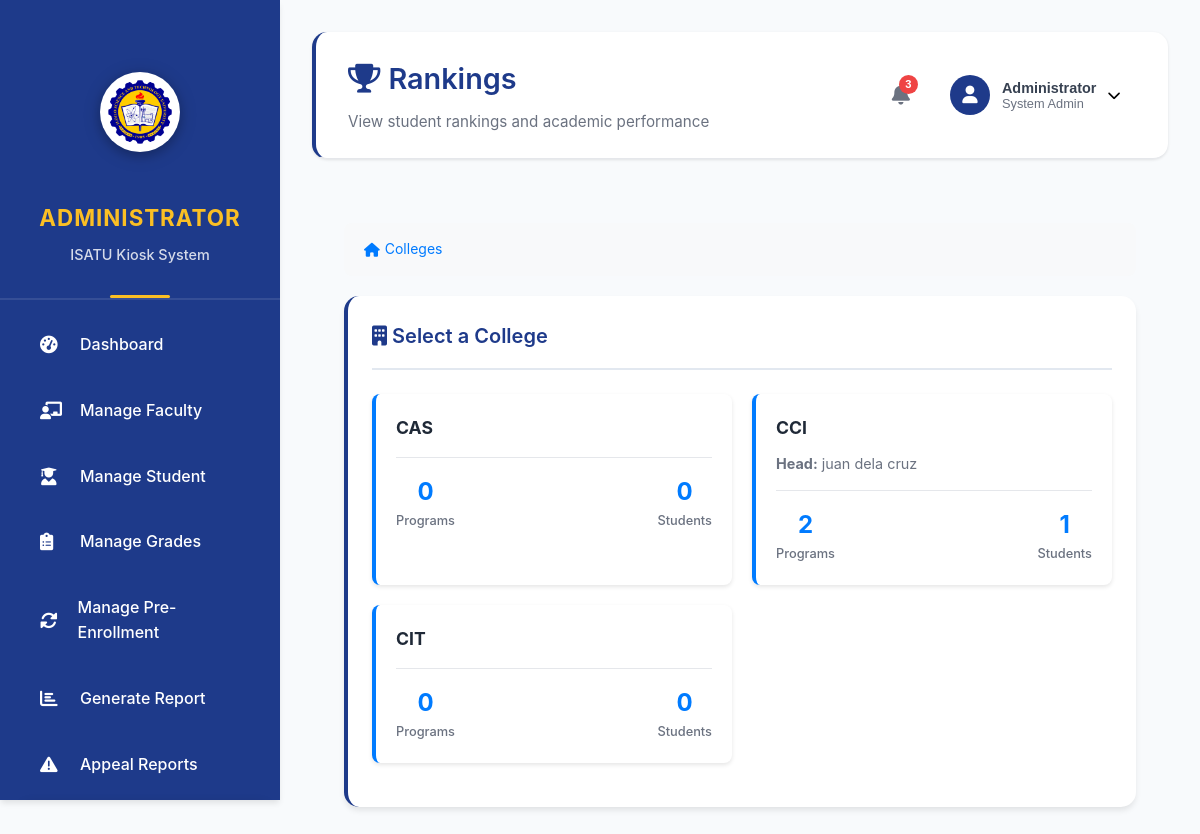
/view/rankings.php (signed in), run on an earlier commit of the app's database.
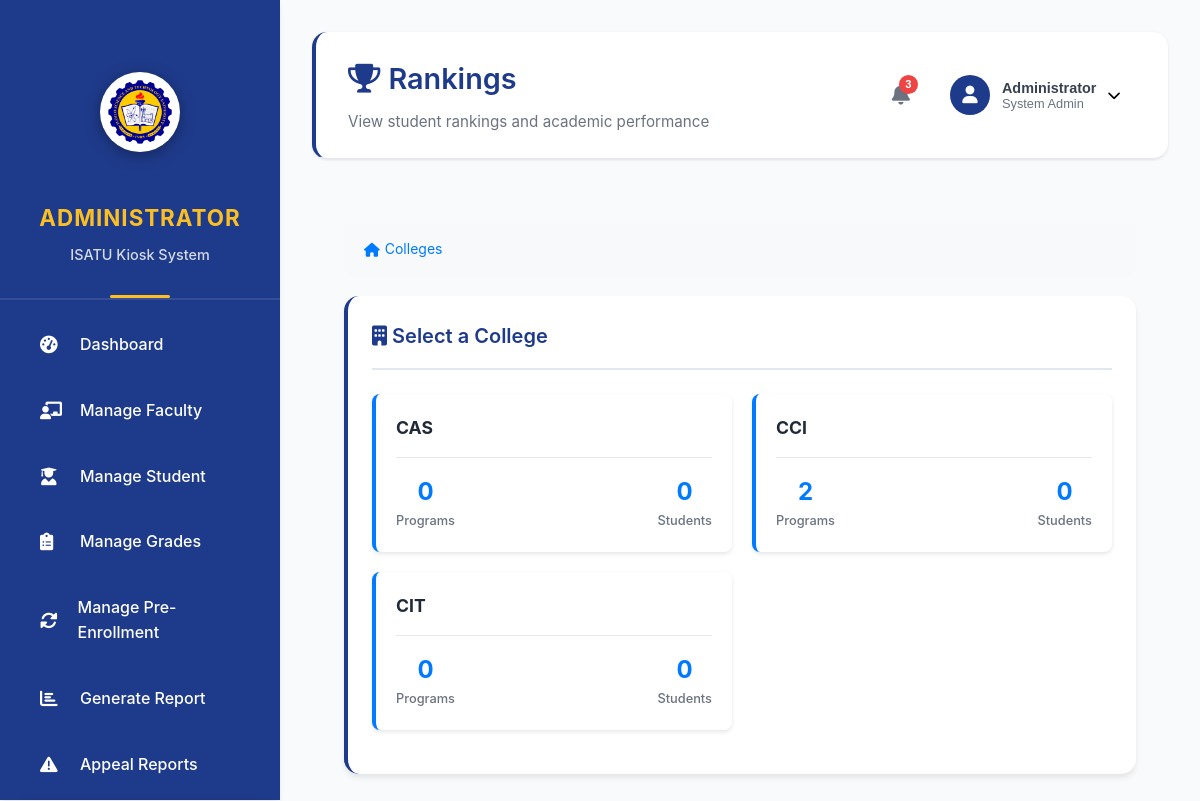
And on a later commit of the database.
### tables this page shows
CREATE TABLE `departments` (
  `id` int(11) NOT NULL,
  `name` varchar(100) NOT NULL,
  `code` varchar(10) NOT NULL,
  `description` text DEFAULT NULL,
  `head_faculty_id` int(11) DEFAULT NULL,
  `created_at` timestamp NOT NULL DEFAULT current_timestamp(),
  `status` enum('active','inactive') DEFAULT 'active'
);

CREATE TABLE `users` (
  `id` int(11) NOT NULL,
  `username` varchar(50) NOT NULL,
  `email` varchar(100) NOT NULL,
  `password` varchar(255) NOT NULL,
  `first_name` varchar(50) NOT NULL,
  `last_name` varchar(50) NOT NULL,
  `role` enum('administrator','faculty','student') NOT NULL,
  `status` enum('active','inactive','suspended') DEFAULT 'active',
  `student_id` varchar(20) DEFAULT NULL,
  `employee_id` varchar(20) DEFAULT NULL,
  `birth_date` date DEFAULT NULL,
  `gender` enum('male','female','other') DEFAULT NULL,
  `address` text DEFAULT NULL,
  `contact_number` varchar(20) DEFAULT NULL,
  `emergency_contact` varchar(100) DEFAULT NULL,
  `emergency_phone` varchar(20) DEFAULT NULL,
  `profile_image` varchar(255) DEFAULT NULL,
  `created_at` timestamp NOT NULL DEFAULT current_timestamp(),
  `updated_at` timestamp NOT NULL DEFAULT current_timestamp() ON UPDATE current_timestamp()
);

### view/rankings.php (the view, shortened to what this page needs)
<?php
require_once '../config/database.php';
$department_id = isset($_GET['department_id']) ? (int)$_GET['department_id'] : null;
$program_id = isset($_GET['program_id']) ? (int)$_GET['program_id'] : null;
$departments = [];
try {
    if (!$department_id) {
        $stmt = $pdo->prepare("
            SELECT d.*, u.first_name, u.last_name,
                   COUNT(DISTINCT p.id) as program_count,
                   COUNT(DISTINCT s.id) as student_count
            FROM departments d
            LEFT JOIN users u ON d.head_faculty_id = u.id
            LEFT JOIN programs p ON d.id = p.department_id AND p.status = 'active'
            LEFT JOIN student_profiles sp ON p.id = sp.program_id
            LEFT JOIN users s ON sp.user_id = s.id AND s.role = 'student' AND s.status = 'active'
            WHERE d.status = 'active'
            GROUP BY d.id
            ORDER BY d.name
        ");
        $stmt->execute();
        $departments = $stmt->fetchAll(PDO::FETCH_ASSOC);
    }
} catch (PDOException $e) {
    error_log("Database error in rankings.php: " . $e->getMessage());
    $message = 'Error loading data: ' . $e->getMessage();
    $message_type = 'error';
}
?>
<!DOCTYPE html>
<html lang="en">
<head>
    <link href="https://cdnjs.cloudflare.com/ajax/libs/font-awesome/6.0.0/css/all.min.css" rel="stylesheet">
    <link href="../assets/css/admin_dashboard.css" rel="stylesheet">
</head>
<body>
    <div class="admin-layout">
        <?php include '../includes/sidebar.php'; ?>
        <div class="main-content">
            <?php include '../includes/header.php'; ?>
            <div class="dashboard-content">
                <div class="breadcrumb">
                    <a href="?">
                        <i class="fas fa-home"></i>
                        Colleges
                    </a>
                </div>
                <?php if (!$department_id): ?>
                    <div class="dashboard-card">
                        <div class="card-header">
                            <h3 class="card-title">
                                <i class="fas fa-building"></i> Select a College
                            </h3>
                        </div>
                        <div class="card-content">
                            <?php if (empty($departments)): ?>
                                <div class="empty-state">
                                    <i class="fas fa-building"></i>
                                    <h3>No Colleges Found</h3>
                                    <p>No active colleges are available.</p>
                                </div>
                            <?php else: ?>
                                <div class="cards-grid">
                                    <?php foreach ($departments as $dept): ?>
                                        <div class="info-card" onclick="location.href='?department_id=<?php echo $dept['id']; ?>'">
                                            <h3><?php echo htmlspecialchars($dept['name']); ?></h3>
                                            <?php if ($dept['first_name']): ?>
                                                <p><strong>Head:</strong> <?php echo htmlspecialchars($dept['first_name'] . ' ' . $dept['last_name']); ?></p>
                                            <?php endif; ?>
                                            <div class="stats">
                                                <div class="stat-item">
                                                    <div class="stat-value"><?php echo $dept['program_count']; ?></div>
                                                    <div class="stat-label">Programs</div>
                                                </div>
                                                <div class="stat-item">
                                                    <div class="stat-value"><?php echo $dept['student_count']; ?></div>
                                                    <div class="stat-label">Students</div>
                                                </div>
                                            </div>
                                        </div>
                                    <?php endforeach; ?>
                                </div>
                            <?php endif; ?>
                        </div>
                    </div>
                <?php endif; ?>
            </div>
        </div>
    </div>
</body>
</html>

What changed in the data, as far as the page shows it:
changed departments "CCI": student_count "1" → "0"; head_faculty.last_name "juan dela cruz" → (not shown)
